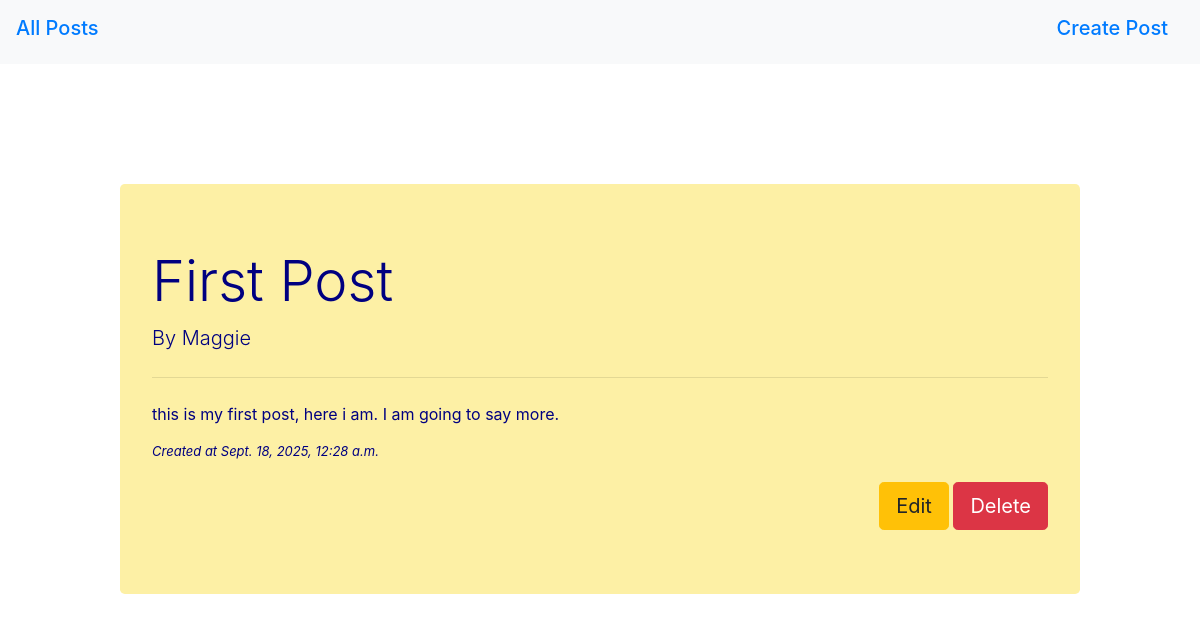
The page /blog/post/1/ on the database as committed earlier.
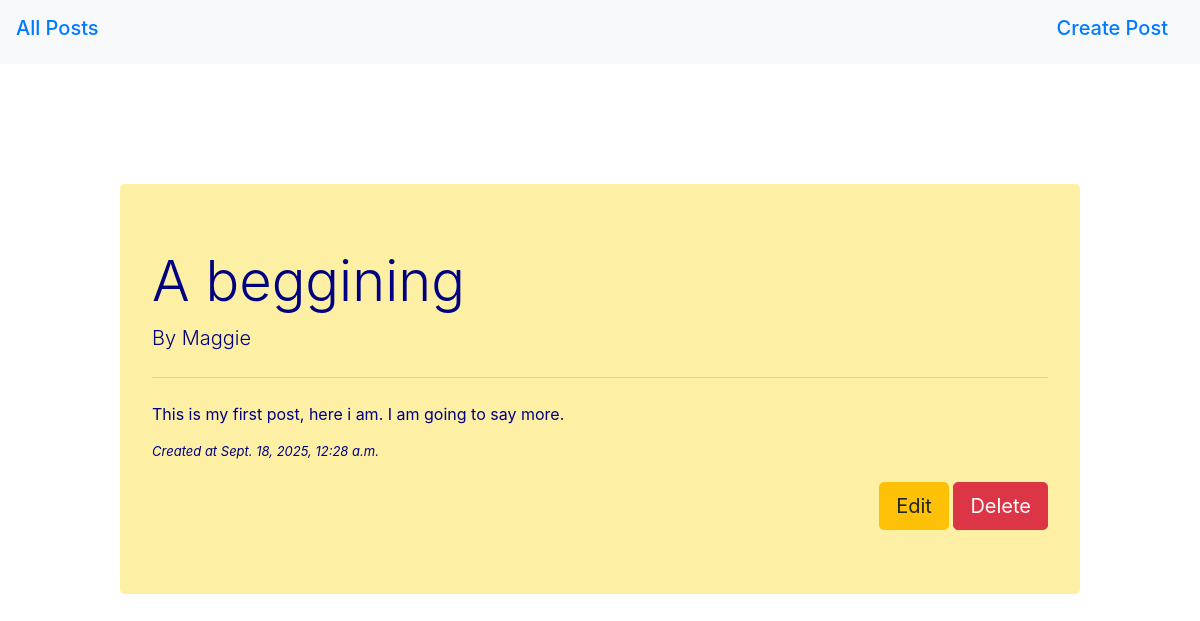
The same page on the database as committed later.
### blog/models.py (models this page shows, shortened)
class Post(models.Model):
    author= models.CharField(max_length=100)
    title=models.CharField(max_length=100)
    created_at=models.DateTimeField(auto_now_add =True)
    modified_at=models.DateTimeField(auto_now = True)
    body=models.TextField()

### blog/views.py (the view)
# urls.py: path('post/<int:id>/', views.find_post, name= "find_post"),
def find_post(request, id):
    post = get_object_or_404(Post, id=id)
    return render(request, "post_detail.html", {"post":post})

### Templates/post_detail.html
{% extends "master.html" %}
{% block stuff %}
    {% if post %}
        <div class="jumbotron" style="margin: 10%; background-color:rgba(252, 227, 89, 0.541); color: navy">
            <h1 class="display-4">{{post.title}}</h1>
            <p class="lead">By {{post.author}}</p>
            <hr class="my-4">
            <p>{{post.body}}</p>
            <div style="font-size: small; font-style:italic; margin-bottom:20px">Created at {{post.created_at}}</div>
            <div class="text-right">
                <a href=" {% url 'updatepost' post.id %}  " class="btn btn-warning btn-lg" role="button" aria-pressed="true">Edit</a>
                <a href=" {% url 'deletepost' post.id %} " class="btn btn-danger btn-lg" role="button" aria-pressed="true">Delete</a>
            </div>
        </div>
    {% else %}
        <p>No posts available</p>
    {% endif %}
{% endblock %}

Rows that differ between the two databases and show on the page:
changed Post "Maggie": title "First Post" → "A beggining"; body "this is my first post, here i am. I am going to say more." → "This is my first post, here i am. I am going to say more."
